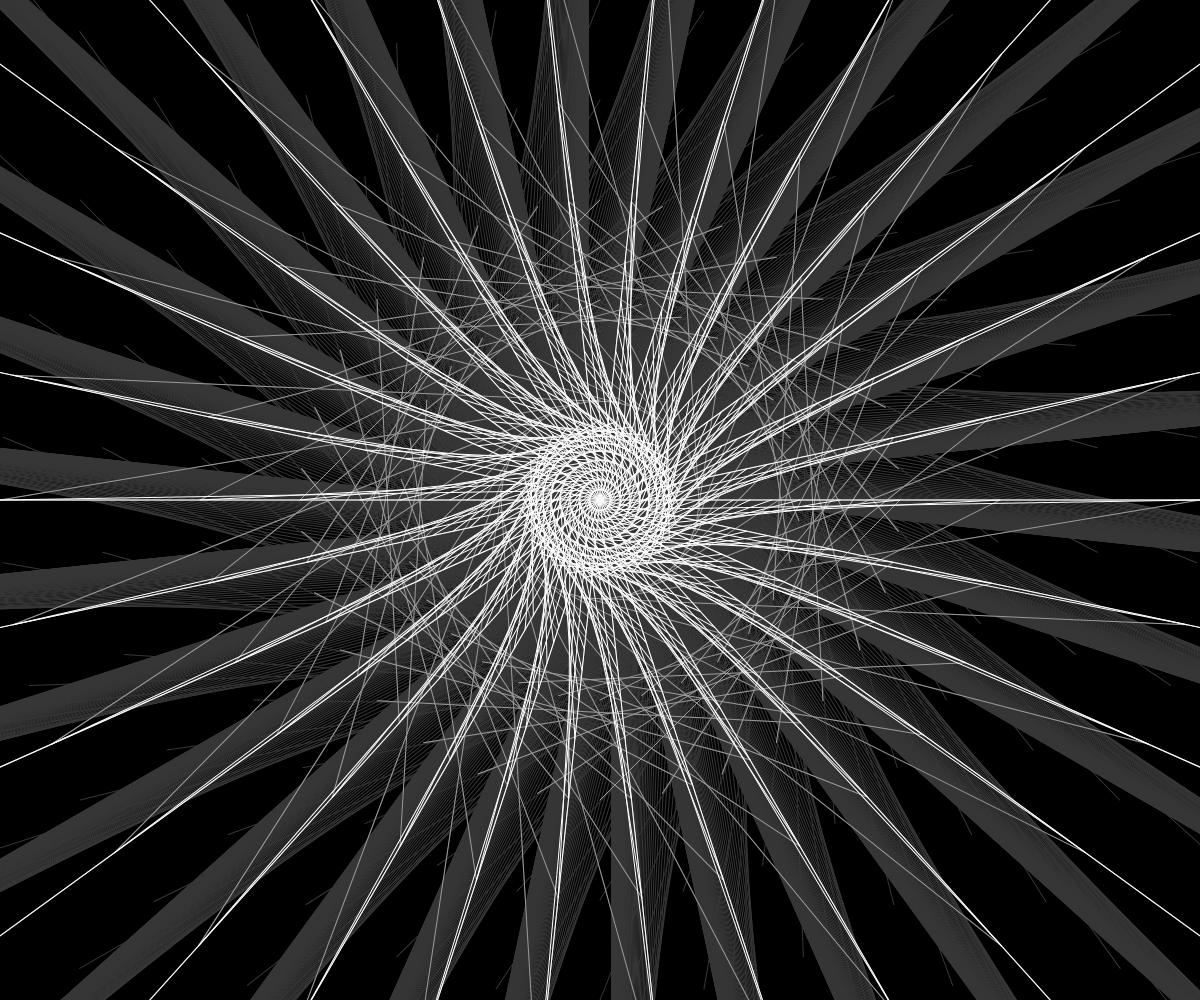
Frame 1 (no input)
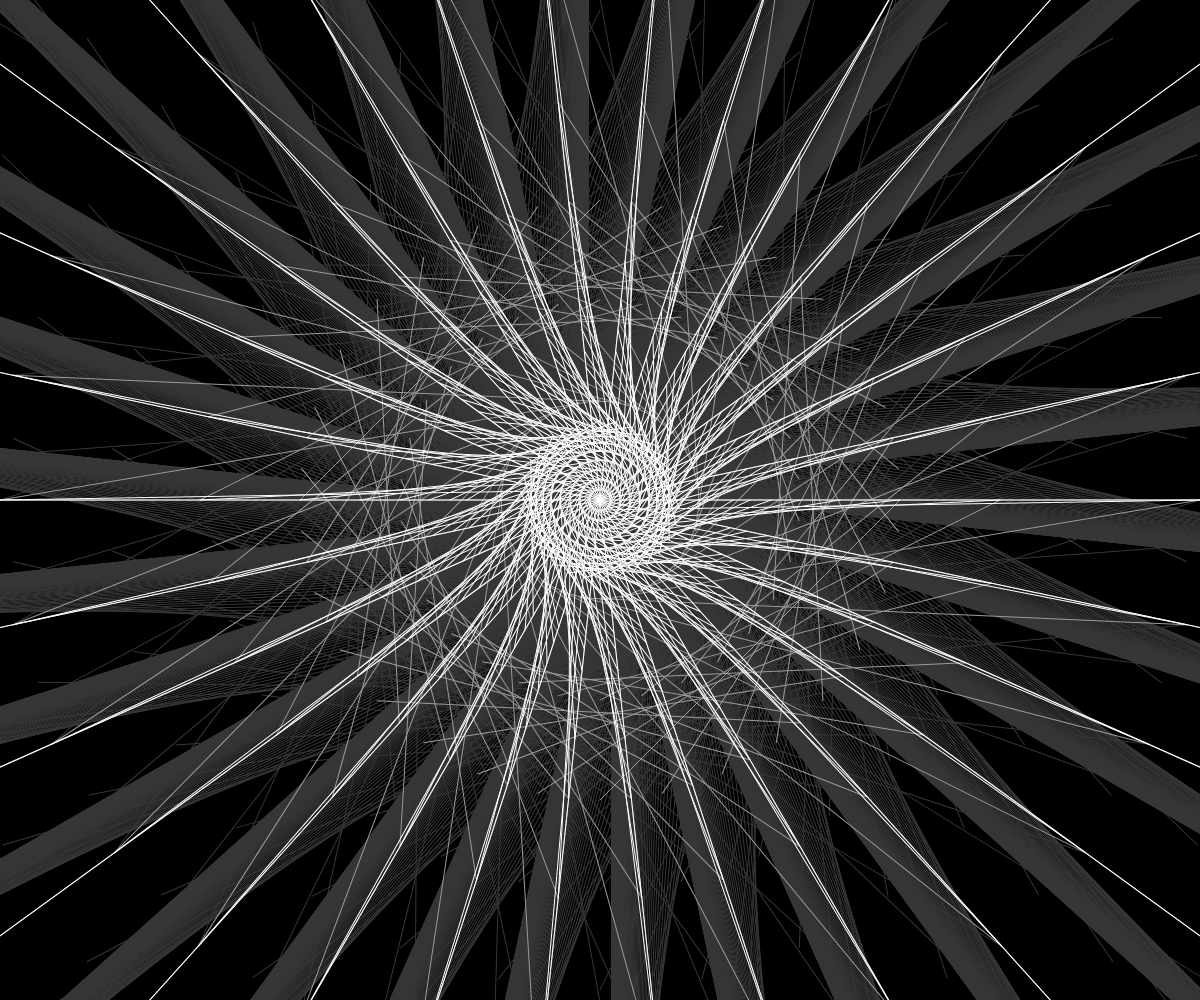
Frame 2 (the mouse pressed at the canvas centre, redrawn once)

The p5.js sketch that drew these frames (run headless with seeded random() and noise() and a simulated clock; the mouse was pressed at the canvas centre and the sketch redrawn once):

// p5.js sketch
// ── sketch.js
// Project Title
// Your Name
// Date
//
// Extra for Experts:
// - describe what you did to take this project "above and beyond"

let cHeight = 0;
let sRed = 100;
let sGreen = 81;
let sBlue = 113;

function setup() {
  createCanvas(windowWidth, windowHeight);
  noLoop();

}

function circleSpiral(){
  push();
  translate(width/2, height/2);

  for (let c = 1; c < width * 2; c++){

    strokeWeight(2);
    fill(sRed, sGreen, sBlue);
    ellipse(0, cHeight, width * 2 / c);

    for (let i = 0; i < 360; i += 6){
      push();
      rotate(radians(i));
      if (i % 12 === 0){
        strokeWeight(1);
        line(0, cHeight, height/ c * 2 - 5, 0);
      }
      pop();
    }

    // sRed = sRed - 3;
    // sGreen = sGreen - 3;
    // sBlue = sBlue - 3;

  }
  pop();
}

function pieceOne(){
  push();
  translate(width/2, height/2);

  for (let c = 1; c < 100; c++){

    for (let i = 0; i < 360; i += 6){
      push();
      rotate(radians(i));
      if (i % 12 === 0){
        stroke(55);
        line(0, cHeight, width / c, 0);
      }
      pop();
    }
    cHeight = cHeight + 100;
  }

  pop();
  cHeight = 0;
}

function pieceTwo(){
  push();
  translate(width/2, height/2);
  for (let c = 1; c < 5; c++){

    for (let i = 0; i < 360; i += 6){
      push();
      rotate(radians(i));
      if (i % 12 === 0){
        stroke(155);
        line(0, cHeight, width / c, 0);
      }
      pop();
    }
    cHeight = cHeight + 100;
  }
  pop();
  cHeight = 0;
}

function pieceThree(){
  push();
  translate(width/2, height/2);

  for (let c = 1; c < 10; c++){

    for (let i = 0; i < 360; i += 6){
      push();
      rotate(radians(i));
      if (i % 12 === 0){
        stroke(255);
        line(0, cHeight, width / c, 0);
      }
      pop();
    }
    cHeight = cHeight + 10;
  }
  pop();

}

function draw() {
  background(0);
  //circleSpiral();
  pieceOne();
  pieceTwo();
  pieceThree();
}
